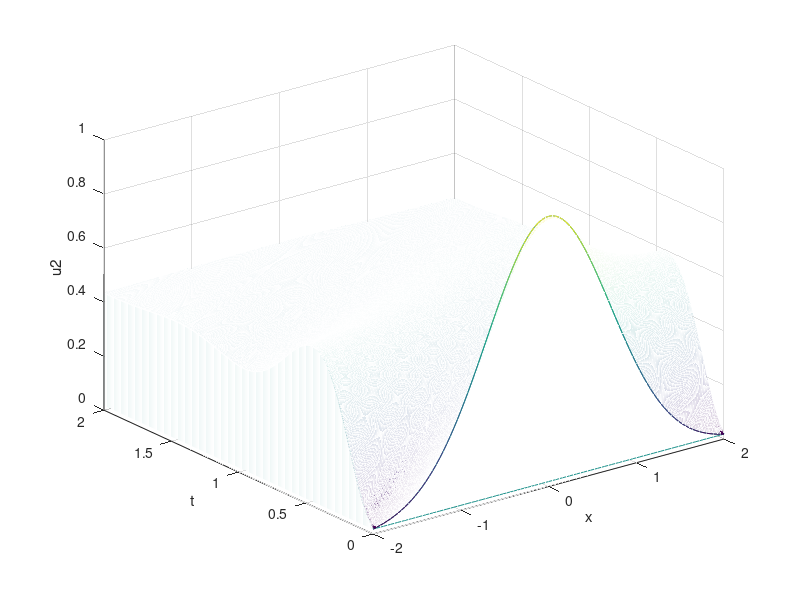
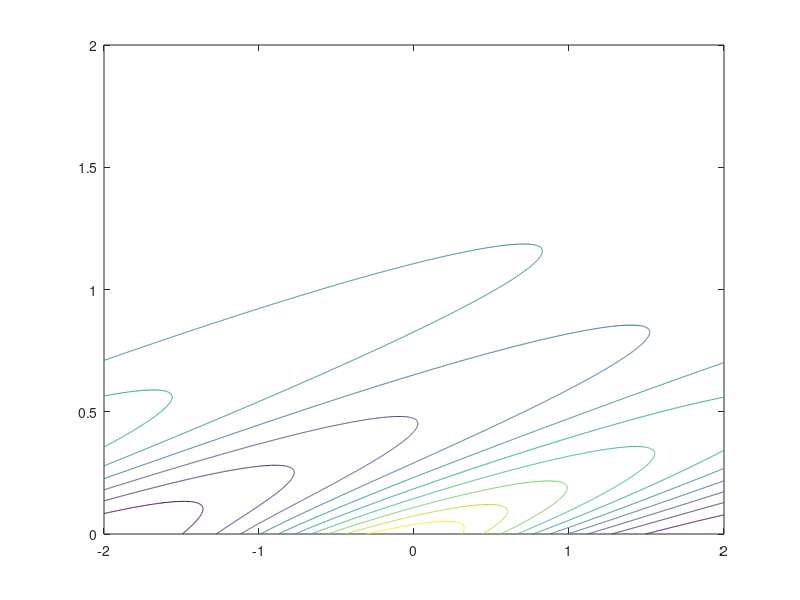

These charts were generated, in order, by the following MATLAB code:
clear all

a = 2;
dt = 0.0005;
dx = 0.04;
tsol2 = 0:dt:2;
xsol2 = -2:dx:2;
alpha = dt/(dx^2)-a*dt/dx;
beta = 1 - 2*dt/(dx^2);
gamma = dt/(dx^2)+a*dt/dx;

u2(1,:) = exp(-xsol2.^2);

for i = 2:length(tsol2)
    u2_n1 = [u2(i-1,2:end) u2(i-1,1)];
    u2_nm1 = [u2(i-1,end) u2(i-1,1:end-1)];
    %u2_n1 = [u2(i-1,2:end) 0];
    %u2_nm1 = [0 u2(i-1,1:end-1)];
    u2(i,:) = alpha*u2_n1 + beta*u2(i-1,:) + gamma*u2_nm1;
end

figure(1)
waterfall(xsol2,tsol2,u2)
xlabel('x')
ylabel('t')
zlabel('u2')

figure(2)
contour(xsol2,tsol2,u2)